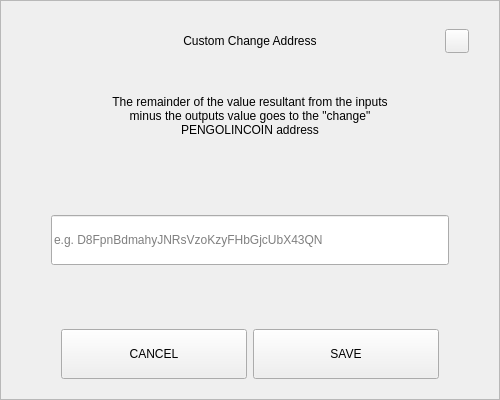
<?xml version="1.0" encoding="UTF-8"?>
<ui version="4.0">
 <class>SendChangeAddressDialog</class>
 <widget class="QDialog" name="SendChangeAddressDialog">
  <property name="geometry">
   <rect>
    <x>0</x>
    <y>0</y>
    <width>500</width>
    <height>400</height>
   </rect>
  </property>
  <property name="windowTitle">
   <string>Dialog</string>
  </property>
  <layout class="QVBoxLayout" name="verticalLayout">
   <property name="spacing">
    <number>0</number>
   </property>
   <property name="leftMargin">
    <number>0</number>
   </property>
   <property name="topMargin">
    <number>0</number>
   </property>
   <property name="rightMargin">
    <number>0</number>
   </property>
   <property name="bottomMargin">
    <number>0</number>
   </property>
   <item>
    <widget class="QFrame" name="frame">
     <property name="styleSheet">
      <string notr="true"/>
     </property>
     <property name="frameShape">
      <enum>QFrame::StyledPanel</enum>
     </property>
     <property name="frameShadow">
      <enum>QFrame::Raised</enum>
     </property>
     <layout class="QVBoxLayout" name="verticalLayout_2" stretch="0,0,0,0,0,0,0">
      <property name="spacing">
       <number>0</number>
      </property>
      <property name="leftMargin">
       <number>30</number>
      </property>
      <property name="topMargin">
       <number>20</number>
      </property>
      <property name="rightMargin">
       <number>30</number>
      </property>
      <property name="bottomMargin">
       <number>20</number>
      </property>
      <item>
       <layout class="QHBoxLayout" name="horizontalLayout_3">
        <property name="spacing">
         <number>0</number>
        </property>
        <item>
         <spacer name="horizontalSpacer_2">
          <property name="orientation">
           <enum>Qt::Horizontal</enum>
          </property>
          <property name="sizeHint" stdset="0">
           <size>
            <width>40</width>
            <height>20</height>
           </size>
          </property>
         </spacer>
        </item>
        <item>
         <widget class="QLabel" name="labelTitle">
          <property name="minimumSize">
           <size>
            <width>0</width>
            <height>40</height>
           </size>
          </property>
          <property name="maximumSize">
           <size>
            <width>16777215</width>
            <height>40</height>
           </size>
          </property>
          <property name="styleSheet">
           <string notr="true">padding-left:24px;</string>
          </property>
          <property name="text">
           <string>Custom Change Address</string>
          </property>
          <property name="alignment">
           <set>Qt::AlignCenter</set>
          </property>
          <property name="margin">
           <number>7</number>
          </property>
         </widget>
        </item>
        <item>
         <spacer name="horizontalSpacer">
          <property name="orientation">
           <enum>Qt::Horizontal</enum>
          </property>
          <property name="sizeHint" stdset="0">
           <size>
            <width>40</width>
            <height>20</height>
           </size>
          </property>
         </spacer>
        </item>
        <item>
         <widget class="QPushButton" name="btnEsc">
          <property name="minimumSize">
           <size>
            <width>24</width>
            <height>24</height>
           </size>
          </property>
          <property name="maximumSize">
           <size>
            <width>24</width>
            <height>24</height>
           </size>
          </property>
          <property name="focusPolicy">
           <enum>Qt::NoFocus</enum>
          </property>
          <property name="text">
           <string/>
          </property>
         </widget>
        </item>
       </layout>
      </item>
      <item>
       <spacer name="verticalSpacer_2">
        <property name="orientation">
         <enum>Qt::Vertical</enum>
        </property>
        <property name="sizeType">
         <enum>QSizePolicy::Fixed</enum>
        </property>
        <property name="sizeHint" stdset="0">
         <size>
          <width>20</width>
          <height>20</height>
         </size>
        </property>
       </spacer>
      </item>
      <item alignment="Qt::AlignHCenter">
       <widget class="QLabel" name="labelMessage">
        <property name="minimumSize">
         <size>
          <width>0</width>
          <height>70</height>
         </size>
        </property>
        <property name="text">
         <string>The remainder of the value resultant from the inputs minus the outputs value goes to the &quot;change&quot; PENGOLINCOIN address</string>
        </property>
        <property name="alignment">
         <set>Qt::AlignCenter</set>
        </property>
        <property name="wordWrap">
         <bool>true</bool>
        </property>
       </widget>
      </item>
      <item>
       <spacer name="verticalSpacer_3">
        <property name="orientation">
         <enum>Qt::Vertical</enum>
        </property>
        <property name="sizeHint" stdset="0">
         <size>
          <width>20</width>
          <height>40</height>
         </size>
        </property>
       </spacer>
      </item>
      <item>
       <layout class="QHBoxLayout" name="horizontalLayout_2">
        <property name="spacing">
         <number>0</number>
        </property>
        <property name="leftMargin">
         <number>20</number>
        </property>
        <property name="rightMargin">
         <number>20</number>
        </property>
        <item>
         <widget class="QLineEdit" name="lineEditAddress">
          <property name="minimumSize">
           <size>
            <width>0</width>
            <height>50</height>
           </size>
          </property>
          <property name="placeholderText">
           <string notr="true">e.g. D8FpnBdmahyJNRsVzoKzyFHbGjcUbX43QN</string>
          </property>
         </widget>
        </item>
       </layout>
      </item>
      <item>
       <spacer name="verticalSpacer">
        <property name="orientation">
         <enum>Qt::Vertical</enum>
        </property>
        <property name="sizeHint" stdset="0">
         <size>
          <width>20</width>
          <height>40</height>
         </size>
        </property>
       </spacer>
      </item>
      <item>
       <layout class="QHBoxLayout" name="horizontalLayout" stretch="2,2">
        <property name="spacing">
         <number>6</number>
        </property>
        <property name="leftMargin">
         <number>30</number>
        </property>
        <property name="rightMargin">
         <number>30</number>
        </property>
        <item>
         <widget class="QPushButton" name="btnCancel">
          <property name="minimumSize">
           <size>
            <width>180</width>
            <height>50</height>
           </size>
          </property>
          <property name="focusPolicy">
           <enum>Qt::NoFocus</enum>
          </property>
          <property name="text">
           <string>CANCEL</string>
          </property>
         </widget>
        </item>
        <item>
         <widget class="QPushButton" name="btnSave">
          <property name="minimumSize">
           <size>
            <width>180</width>
            <height>50</height>
           </size>
          </property>
          <property name="focusPolicy">
           <enum>Qt::NoFocus</enum>
          </property>
          <property name="text">
           <string>SAVE</string>
          </property>
         </widget>
        </item>
       </layout>
      </item>
     </layout>
    </widget>
   </item>
  </layout>
 </widget>
 <resources/>
 <connections/>
</ui>
